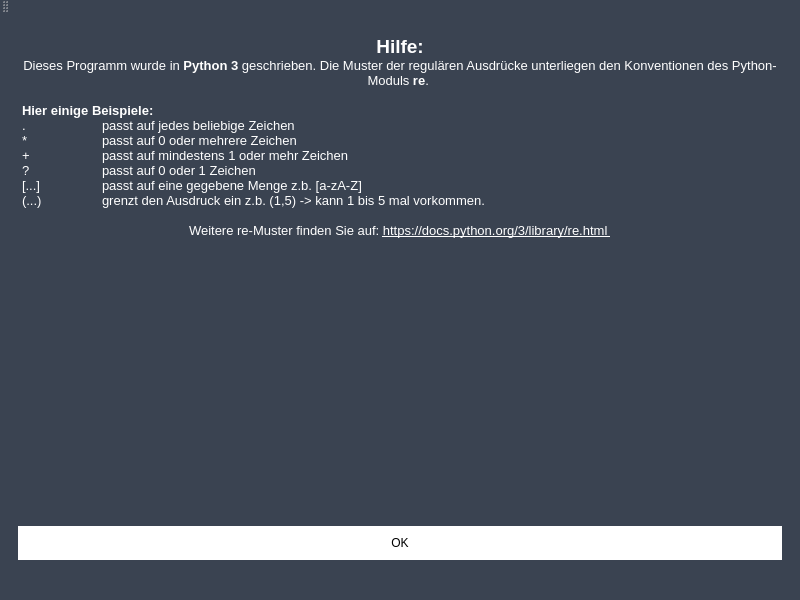
<?xml version="1.0" encoding="UTF-8"?>
<ui version="4.0">
 <class>HelpWindow</class>
 <widget class="QMainWindow" name="HelpWindow">
  <property name="geometry">
   <rect>
    <x>0</x>
    <y>0</y>
    <width>800</width>
    <height>600</height>
   </rect>
  </property>
  <property name="windowTitle">
   <string>MainWindow</string>
  </property>
  <property name="styleSheet">
   <string notr="true">background-color: rgb(58, 67, 81);
color: rgb(255, 255, 255);
border:0;

</string>
  </property>
  <widget class="QWidget" name="centralwidget">
   <layout class="QVBoxLayout" name="verticalLayout">
    <item>
     <widget class="QFrame" name="frame">
      <property name="frameShape">
       <enum>QFrame::StyledPanel</enum>
      </property>
      <property name="frameShadow">
       <enum>QFrame::Raised</enum>
      </property>
      <layout class="QVBoxLayout" name="verticalLayout_2">
       <item>
        <widget class="QTextBrowser" name="textBrowser">
         <property name="html">
          <string>&lt;!DOCTYPE HTML PUBLIC &quot;-//W3C//DTD HTML 4.0//EN&quot; &quot;http://www.w3.org/TR/REC-html40/strict.dtd&quot;&gt;
&lt;html&gt;&lt;head&gt;&lt;meta name=&quot;qrichtext&quot; content=&quot;1&quot; /&gt;&lt;style type=&quot;text/css&quot;&gt;
p, li { white-space: pre-wrap; }
&lt;/style&gt;&lt;/head&gt;&lt;body style=&quot; font-family:'Ubuntu'; font-size:10pt; font-weight:400; font-style:normal;&quot;&gt;
&lt;p align=&quot;center&quot; style=&quot; margin-top:0px; margin-bottom:0px; margin-left:0px; margin-right:0px; -qt-block-indent:0; text-indent:0px;&quot;&gt;&lt;span style=&quot; font-size:14pt; font-weight:600; color:#ffffff;&quot;&gt;Hilfe:&lt;/span&gt;&lt;/p&gt;
&lt;p align=&quot;center&quot; style=&quot; margin-top:0px; margin-bottom:0px; margin-left:0px; margin-right:0px; -qt-block-indent:0; text-indent:0px;&quot;&gt;&lt;span style=&quot; font-family:'Basic Roman'; color:#ffffff;&quot;&gt;Dieses Programm wurde in &lt;/span&gt;&lt;span style=&quot; font-family:'Basic Roman'; font-weight:600; color:#ffffff;&quot;&gt;Python 3&lt;/span&gt;&lt;span style=&quot; font-family:'Basic Roman'; color:#ffffff;&quot;&gt; geschrieben. Die Muster der regulären Ausdrücke unterliegen den Konventionen des Python-Moduls &lt;/span&gt;&lt;span style=&quot; font-family:'Basic Roman'; font-weight:600; color:#ffffff;&quot;&gt;re&lt;/span&gt;&lt;span style=&quot; font-family:'Basic Roman'; color:#ffffff;&quot;&gt;. &lt;/span&gt;&lt;/p&gt;
&lt;p align=&quot;center&quot; style=&quot; margin-top:0px; margin-bottom:0px; margin-left:0px; margin-right:0px; -qt-block-indent:0; text-indent:0px;&quot;&gt;&lt;span style=&quot; font-family:'Basic Roman'; color:#ffffff;&quot;&gt; &lt;/span&gt;&lt;span style=&quot; color:#ffffff;&quot;&gt; &lt;/span&gt;&lt;/p&gt;
&lt;p style=&quot; margin-top:0px; margin-bottom:0px; margin-left:0px; margin-right:0px; -qt-block-indent:0; text-indent:0px;&quot;&gt;&lt;span style=&quot; font-family:'Basic Roman'; font-weight:600; color:#ffffff;&quot;&gt;Hier einige Beispiele: &lt;/span&gt;&lt;/p&gt;
&lt;p align=&quot;justify&quot; style=&quot; margin-top:0px; margin-bottom:0px; margin-left:0px; margin-right:0px; -qt-block-indent:0; text-indent:0px;&quot;&gt;&lt;span style=&quot; font-family:'Basic Roman'; color:#ffffff;&quot;&gt;. 	passt auf jedes beliebige Zeichen&lt;/span&gt;&lt;span style=&quot; color:#ffffff;&quot;&gt; &lt;/span&gt;&lt;/p&gt;
&lt;p align=&quot;justify&quot; style=&quot; margin-top:0px; margin-bottom:0px; margin-left:0px; margin-right:0px; -qt-block-indent:0; text-indent:0px;&quot;&gt;&lt;span style=&quot; font-family:'Basic Roman'; color:#ffffff;&quot;&gt;*	passt auf 0 oder mehrere Zeichen&lt;/span&gt;&lt;span style=&quot; color:#ffffff;&quot;&gt; &lt;/span&gt;&lt;/p&gt;
&lt;p align=&quot;justify&quot; style=&quot; margin-top:0px; margin-bottom:0px; margin-left:0px; margin-right:0px; -qt-block-indent:0; text-indent:0px;&quot;&gt;&lt;span style=&quot; font-family:'Basic Roman'; color:#ffffff;&quot;&gt;+ 	passt auf mindestens 1 oder mehr Zeichen&lt;/span&gt;&lt;span style=&quot; color:#ffffff;&quot;&gt; &lt;/span&gt;&lt;/p&gt;
&lt;p align=&quot;justify&quot; style=&quot; margin-top:0px; margin-bottom:0px; margin-left:0px; margin-right:0px; -qt-block-indent:0; text-indent:0px;&quot;&gt;&lt;span style=&quot; font-family:'Basic Roman'; color:#ffffff;&quot;&gt;? 	passt auf 0 oder 1 Zeichen&lt;/span&gt;&lt;span style=&quot; color:#ffffff;&quot;&gt; &lt;/span&gt;&lt;/p&gt;
&lt;p align=&quot;justify&quot; style=&quot; margin-top:0px; margin-bottom:0px; margin-left:0px; margin-right:0px; -qt-block-indent:0; text-indent:0px;&quot;&gt;&lt;span style=&quot; font-family:'Basic Roman'; color:#ffffff;&quot;&gt;[...]	passt auf eine gegebene Menge z.b. [a-zA-Z]&lt;/span&gt;&lt;span style=&quot; color:#ffffff;&quot;&gt; &lt;/span&gt;&lt;/p&gt;
&lt;p align=&quot;justify&quot; style=&quot; margin-top:0px; margin-bottom:0px; margin-left:0px; margin-right:0px; -qt-block-indent:0; text-indent:0px;&quot;&gt;&lt;span style=&quot; font-family:'Basic Roman'; color:#ffffff;&quot;&gt;(...) 	grenzt den Ausdruck ein z.b. (1,5) -&amp;gt; kann 1 bis 5 mal vorkommen.&lt;/span&gt;&lt;span style=&quot; color:#ffffff;&quot;&gt; &lt;/span&gt;&lt;/p&gt;
&lt;p align=&quot;center&quot; style=&quot; margin-top:0px; margin-bottom:0px; margin-left:0px; margin-right:0px; -qt-block-indent:0; text-indent:0px;&quot;&gt;&lt;span style=&quot; font-family:'Basic Roman'; color:#ffffff;&quot;&gt; &lt;/span&gt;&lt;span style=&quot; color:#ffffff;&quot;&gt; &lt;/span&gt;&lt;/p&gt;
&lt;p align=&quot;center&quot; style=&quot; margin-top:0px; margin-bottom:0px; margin-left:0px; margin-right:0px; -qt-block-indent:0; text-indent:0px;&quot;&gt;&lt;span style=&quot; font-family:'Basic Roman'; color:#ffffff;&quot;&gt;Weitere re-Muster finden Sie auf: &lt;/span&gt;&lt;a href=&quot;https://docs.python.org/3/library/re.html &quot;&gt;&lt;span style=&quot; text-decoration: underline; color:#ffffff;&quot;&gt;https://docs.python.org/3/library/re.html &lt;/span&gt;&lt;/a&gt;&lt;/p&gt;&lt;/body&gt;&lt;/html&gt;</string>
         </property>
        </widget>
       </item>
       <item>
        <widget class="QPushButton" name="ok">
         <property name="styleSheet">
          <string notr="true">QPushButton {
    background-color: rgb(255, 255, 255); 
	color: rgb(0, 0, 0);
	border: 1; 
	padding: 10px; 
}
QPushButton:pressed {
    background-color: rgb(79, 92, 111)
}</string>
         </property>
         <property name="text">
          <string>OK</string>
         </property>
        </widget>
       </item>
      </layout>
     </widget>
    </item>
   </layout>
  </widget>
  <widget class="QMenuBar" name="menubar">
   <property name="geometry">
    <rect>
     <x>0</x>
     <y>0</y>
     <width>800</width>
     <height>22</height>
    </rect>
   </property>
  </widget>
  <widget class="QStatusBar" name="statusbar"/>
  <widget class="QToolBar" name="toolBar">
   <property name="windowTitle">
    <string>toolBar</string>
   </property>
   <attribute name="toolBarArea">
    <enum>TopToolBarArea</enum>
   </attribute>
   <attribute name="toolBarBreak">
    <bool>false</bool>
   </attribute>
  </widget>
 </widget>
 <resources/>
 <connections/>
</ui>
